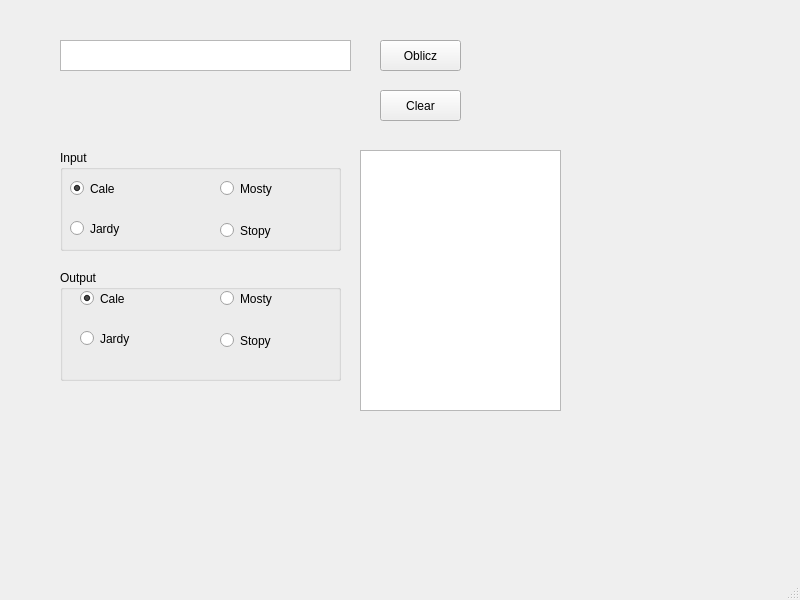
<?xml version="1.0" encoding="UTF-8"?>
<ui version="4.0">
 <class>MainWindow</class>
 <widget class="QMainWindow" name="MainWindow">
  <property name="geometry">
   <rect>
    <x>0</x>
    <y>0</y>
    <width>800</width>
    <height>600</height>
   </rect>
  </property>
  <property name="windowTitle">
   <string>MainWindow</string>
  </property>
  <widget class="QWidget" name="centralwidget">
   <widget class="QTextEdit" name="textEdit">
    <property name="geometry">
     <rect>
      <x>60</x>
      <y>40</y>
      <width>291</width>
      <height>31</height>
     </rect>
    </property>
   </widget>
   <widget class="QPushButton" name="pushButton">
    <property name="geometry">
     <rect>
      <x>380</x>
      <y>40</y>
      <width>81</width>
      <height>31</height>
     </rect>
    </property>
    <property name="text">
     <string>Oblicz</string>
    </property>
   </widget>
   <widget class="QPushButton" name="pushButton_2">
    <property name="geometry">
     <rect>
      <x>380</x>
      <y>90</y>
      <width>81</width>
      <height>31</height>
     </rect>
    </property>
    <property name="text">
     <string>Clear</string>
    </property>
   </widget>
   <widget class="QGroupBox" name="groupBox">
    <property name="geometry">
     <rect>
      <x>60</x>
      <y>150</y>
      <width>281</width>
      <height>101</height>
     </rect>
    </property>
    <property name="title">
     <string>Input</string>
    </property>
    <widget class="QRadioButton" name="radioButton">
     <property name="geometry">
      <rect>
       <x>10</x>
       <y>30</y>
       <width>82</width>
       <height>17</height>
      </rect>
     </property>
     <property name="text">
      <string>Cale</string>
     </property>
     <property name="checked">
      <bool>true</bool>
     </property>
    </widget>
    <widget class="QRadioButton" name="radioButton_2">
     <property name="geometry">
      <rect>
       <x>160</x>
       <y>30</y>
       <width>82</width>
       <height>17</height>
      </rect>
     </property>
     <property name="text">
      <string>Mosty</string>
     </property>
    </widget>
    <widget class="QRadioButton" name="radioButton_4">
     <property name="geometry">
      <rect>
       <x>160</x>
       <y>70</y>
       <width>82</width>
       <height>21</height>
      </rect>
     </property>
     <property name="text">
      <string>Stopy</string>
     </property>
    </widget>
    <widget class="QRadioButton" name="radioButton_3">
     <property name="geometry">
      <rect>
       <x>10</x>
       <y>70</y>
       <width>82</width>
       <height>17</height>
      </rect>
     </property>
     <property name="text">
      <string>Jardy</string>
     </property>
    </widget>
   </widget>
   <widget class="QGroupBox" name="groupBox_2">
    <property name="geometry">
     <rect>
      <x>60</x>
      <y>270</y>
      <width>281</width>
      <height>111</height>
     </rect>
    </property>
    <property name="title">
     <string>Output</string>
    </property>
    <widget class="QRadioButton" name="radioButton_5">
     <property name="geometry">
      <rect>
       <x>20</x>
       <y>20</y>
       <width>82</width>
       <height>17</height>
      </rect>
     </property>
     <property name="text">
      <string>Cale</string>
     </property>
     <property name="checked">
      <bool>true</bool>
     </property>
    </widget>
    <widget class="QRadioButton" name="radioButton_6">
     <property name="geometry">
      <rect>
       <x>160</x>
       <y>20</y>
       <width>82</width>
       <height>17</height>
      </rect>
     </property>
     <property name="text">
      <string>Mosty</string>
     </property>
    </widget>
    <widget class="QRadioButton" name="radioButton_7">
     <property name="geometry">
      <rect>
       <x>20</x>
       <y>60</y>
       <width>82</width>
       <height>17</height>
      </rect>
     </property>
     <property name="text">
      <string>Jardy</string>
     </property>
    </widget>
    <widget class="QRadioButton" name="radioButton_8">
     <property name="geometry">
      <rect>
       <x>160</x>
       <y>60</y>
       <width>82</width>
       <height>21</height>
      </rect>
     </property>
     <property name="text">
      <string>Stopy</string>
     </property>
    </widget>
   </widget>
   <widget class="QTextEdit" name="textEdit_2">
    <property name="geometry">
     <rect>
      <x>360</x>
      <y>150</y>
      <width>201</width>
      <height>261</height>
     </rect>
    </property>
   </widget>
  </widget>
  <widget class="QMenuBar" name="menubar">
   <property name="geometry">
    <rect>
     <x>0</x>
     <y>0</y>
     <width>800</width>
     <height>21</height>
    </rect>
   </property>
  </widget>
  <widget class="QStatusBar" name="statusbar"/>
 </widget>
 <resources/>
 <connections/>
</ui>
